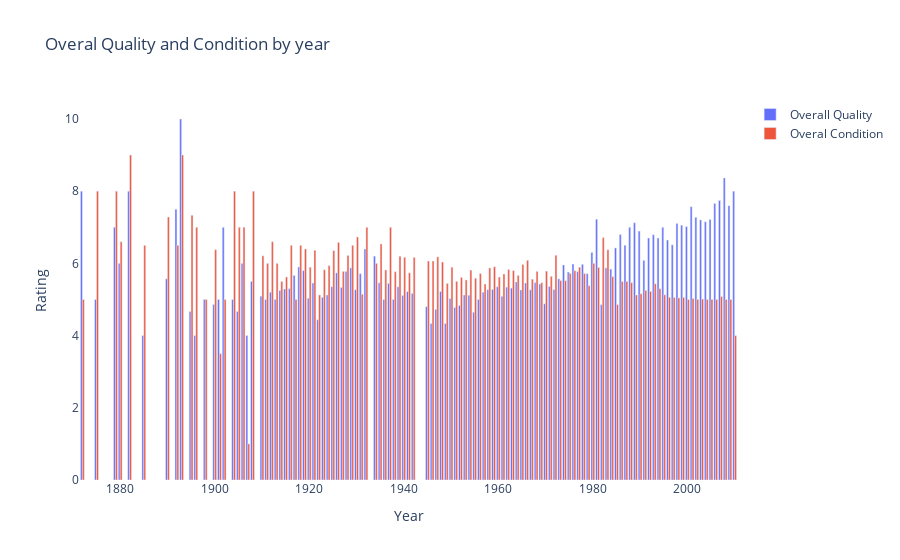

The cell this chart's notebook holds for it:
### Markdown cell above
### Some plots

### Code cell
separation_by_year=new_df.groupby('YearBuilt')
years = [pair for pair, dat_fr in separation_by_year]

# Create figure with secondary y-axis
fig = go.Figure()
#fig = make_subplots(specs=[[{"secondary_y": True}]])
# Add traces

fig.add_trace(
    go.Bar(x=years, y=separation_by_year.mean()['OverallQual'], name='Overall Quality')
    #,secondary_y=False
)

fig.add_trace(
    go.Bar(x=years, y=separation_by_year.mean()['OverallCond'], name="Overal Condition")
    #, secondary_y=True
)

# Add figure title
fig.update_layout(
    title_text="Overal Quality and Condition by year", plot_bgcolor='white'
)

# Set x-axis title
fig.update_xaxes(title_text="Year")
# Set y-axis title
fig.update_yaxes(title_text="Rating")

# Set y-axes titles
#fig.update_yaxes(title_text="Quality Rating", secondary_y=False)
#fig.update_yaxes(title_text="Condition Rating", secondary_y=True)

fig.show()
